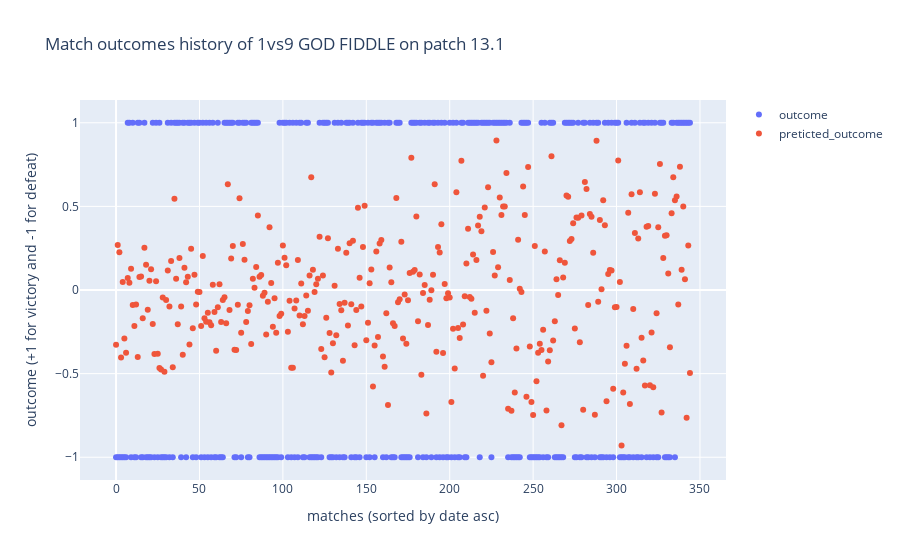

Notebook source saved alongside this figure:
### Code cell
fig = go.Figure()
fig.add_trace(go.Scatter(x=df.index, y=df.summoner_win,mode='markers', name='outcome'))
fig.add_trace(go.Scatter(x=df.index, y=df.summoner_predicted_win,mode='markers', name='preticted_outcome'))
fig.update_layout(xaxis_title='matches (sorted by date asc)', yaxis_title='outcome (+1 for victory and -1 for defeat)')
fig.update_layout(title='Match outcomes history of '+summoner_name + ' on patch ' + patch_name)
fig.show()

### Figure 1 — Plotly figure (JSON) as saved in the notebook; plotly's stock layout.template omitted (floating-point values rounded to 4 significant figures; data arrays with more than 128 entries replaced by an {"elided": "..."} marker saying what was removed)
{"data": [{"mode": "markers", "name": "outcome", "type": "scatter", "x": {"elided": "345 int values"}, "y": {"elided": "345 int values"}}, {"mode": "markers", "name": "preticted_outcome", "type": "scatter", "x": {"elided": "345 int values"}, "y": {"elided": "345 float values"}}], "layout": {"title": {"text": "Match outcomes history of 1vs9 GOD FIDDLE on patch 13.1"}, "xaxis": {"title": {"text": "matches (sorted by date asc)"}}, "yaxis": {"title": {"text": "outcome (+1 for victory and -1 for defeat)"}}}}
